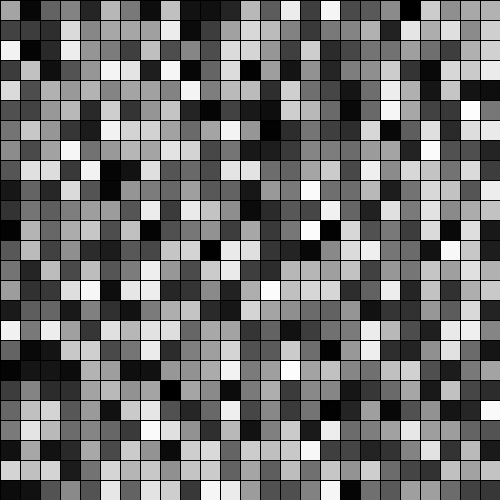
Frame 1 (no input)
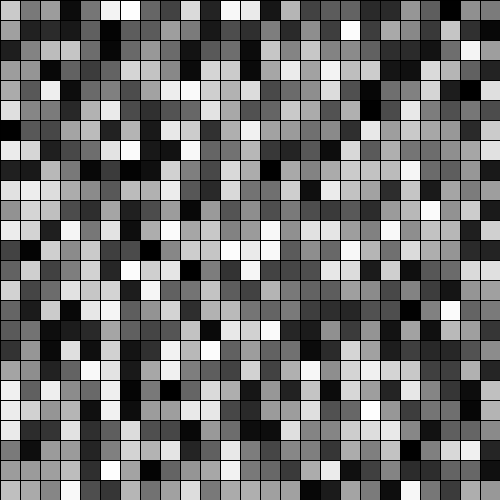
Frame 60 (the mouse pressed at the canvas centre just before this capture)
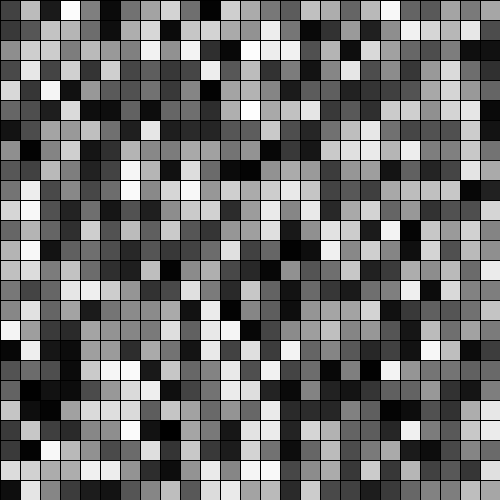
Frame 120 (the mouse held since frame 60 and released just before this capture)

The Processing sketch that drew these frames (run headless with seeded random() and noise(); from frame 60 on, the mouse is pressed at the canvas centre):

// Processing sketch: processing_138731
// ── processing_138731.pde

void setup() {
  size(500, 500);
  frameRate(10);
}

void draw() {
  for (int x = 0; x < width; x += 20) {
    for (int y = 0; y < height; y += 20) {
      fill(random(255));
      rect(x, y, 20, 20);
    }
  }
}
